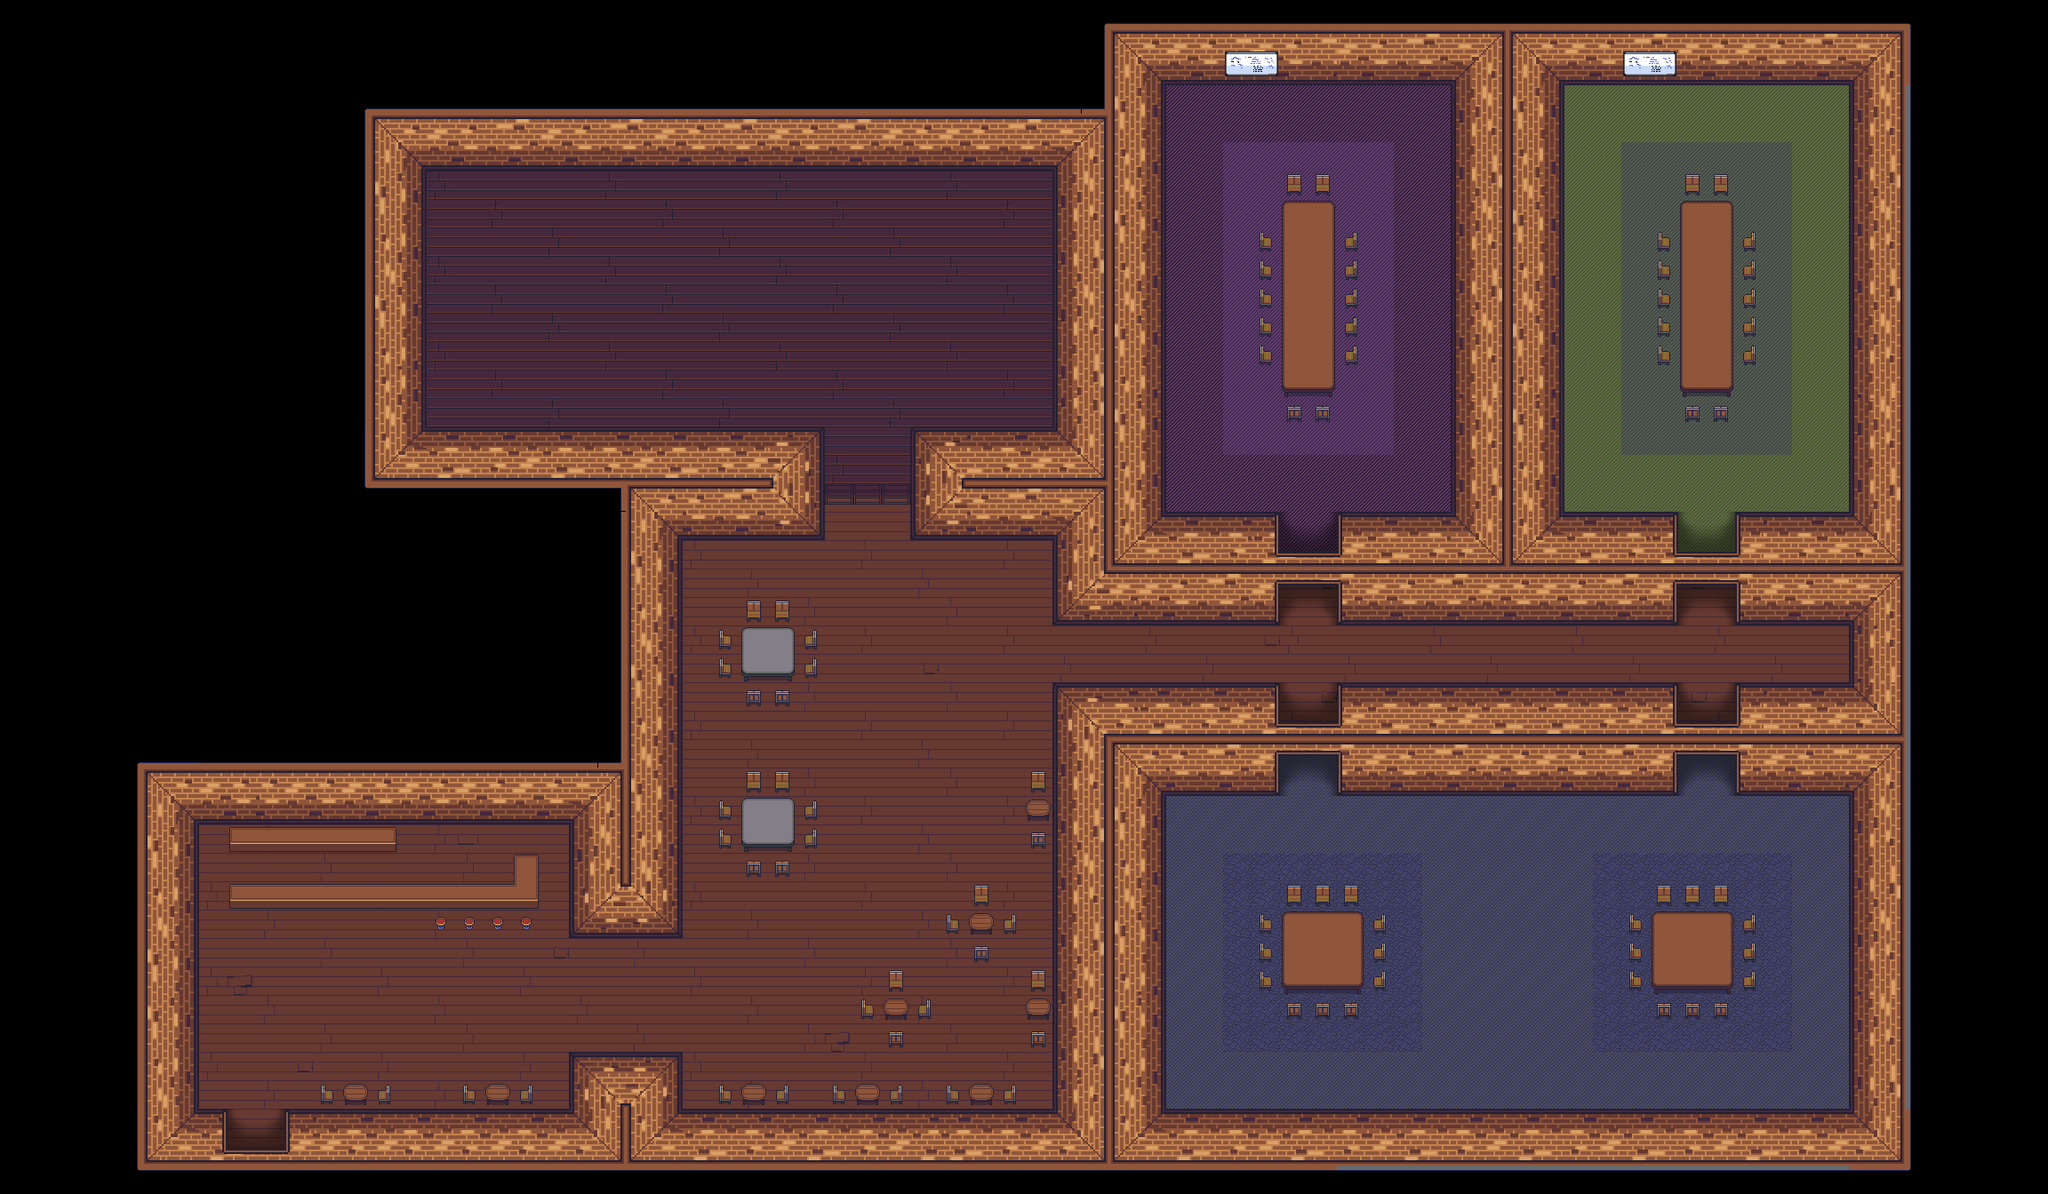

The image is a tile-based game level rendered from a .tmx file. Its description and source (layers, tilesets, objects; grid data summarised) follow:
An orthogonal 72x42 tile map with 32x32 px tiles, 7 tile layers (Ground, Ground 2, Ground Shadow, Shadow, ...), 4 tilesets and 1 object.

<map version="1.4" tiledversion="1.4.2" orientation="orthogonal" renderorder="right-down" width="72" height="42" tilewidth="32" tileheight="32" infinite="0" nextlayerid="9" nextobjectid="2">
 <tileset firstgid="1" source="../../tilesets/Gather Games 0.x.tsx" />
 <tileset firstgid="929" source="../../tilesets/Gather University 0.x.tsx" />
 <tileset firstgid="1393" source="../../tilesets/Gather Furniture 0.x.tsx" />
 <tileset firstgid="2417" source="../../tilesets/Gather Train 0.x.tsx" />
 <layer id="2" name="Ground" width="72" height="42">
  <data>[3024 cells, 2104 non-empty, 7 distinct tile ids]</data>
 </layer>
 <layer id="4" name="Ground 2" width="72" height="42">
  <data>[3024 cells, 25 non-empty, 5 distinct tile ids]</data>
 </layer>
 <layer id="6" name="Ground Shadow" width="72" height="42" opacity="0.5">
  <data>[3024 cells, 230 non-empty, 3 distinct tile ids]</data>
 </layer>
 <layer id="5" name="Shadow" width="72" height="42" opacity="0.5">
  <data>[3024 cells, 36 non-empty, 2 distinct tile ids]</data>
 </layer>
 <layer id="1" name="Walls" width="72" height="42">
  <data>[3024 cells, 1094 non-empty, 38 distinct tile ids]</data>
 </layer>
 <layer id="3" name="L1" width="72" height="42">
  <data>[3024 cells, 175 non-empty, 22 distinct tile ids]</data>
 </layer>
 <objectgroup id="8" name="Text">
  <object id="1" x="925.052" y="449.043" width="98.7035" height="19">
   <text wrap="1" halign="center" valign="center">Quiet Zone</text>
  </object>
 </objectgroup>
 <layer id="7" name="OBJECTS" width="72" height="42">
  <data>[3024 cells, 8 non-empty, 4 distinct tile ids]</data>
 </layer>
</map>
